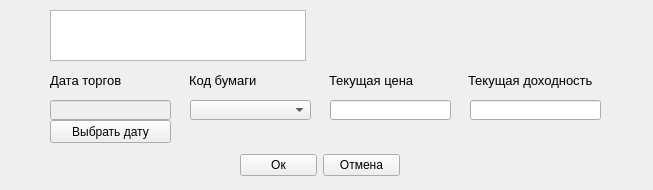
<?xml version="1.0" encoding="UTF-8"?>
<ui version="4.0">
 <class>AddDialog1</class>
 <widget class="QWidget" name="AddDialog1">
  <property name="geometry">
   <rect>
    <x>0</x>
    <y>0</y>
    <width>653</width>
    <height>190</height>
   </rect>
  </property>
  <property name="windowTitle">
   <string>Добавление записи в Activ</string>
  </property>
  <property name="windowIcon">
   <iconset>
    <normaloff>image/dollar.png</normaloff>image/dollar.png</iconset>
  </property>
  <widget class="QWidget" name="horizontalLayoutWidget_3">
   <property name="geometry">
    <rect>
     <x>240</x>
     <y>150</y>
     <width>160</width>
     <height>31</height>
    </rect>
   </property>
   <layout class="QHBoxLayout" name="horizontalLayout_2">
    <item>
     <widget class="QPushButton" name="button_ok">
      <property name="text">
       <string>Ок</string>
      </property>
     </widget>
    </item>
    <item>
     <widget class="QPushButton" name="button_cancel">
      <property name="text">
       <string>Отмена</string>
      </property>
     </widget>
    </item>
   </layout>
  </widget>
  <widget class="QWidget" name="horizontalLayoutWidget">
   <property name="geometry">
    <rect>
     <x>50</x>
     <y>60</y>
     <width>551</width>
     <height>41</height>
    </rect>
   </property>
   <layout class="QHBoxLayout" name="horizontalLayout">
    <item>
     <widget class="QLabel" name="label_torg_date">
      <property name="font">
       <font>
        <pointsize>10</pointsize>
       </font>
      </property>
      <property name="text">
       <string>Дата торгов</string>
      </property>
     </widget>
    </item>
    <item>
     <widget class="QLabel" name="label_regnum">
      <property name="font">
       <font>
        <pointsize>10</pointsize>
       </font>
      </property>
      <property name="text">
       <string>Код бумаги</string>
      </property>
     </widget>
    </item>
    <item>
     <widget class="QLabel" name="label_price">
      <property name="font">
       <font>
        <pointsize>10</pointsize>
       </font>
      </property>
      <property name="text">
       <string>Текущая цена</string>
      </property>
     </widget>
    </item>
    <item>
     <widget class="QLabel" name="label_gain_end">
      <property name="font">
       <font>
        <pointsize>10</pointsize>
       </font>
      </property>
      <property name="text">
       <string>Текущая доходность</string>
      </property>
     </widget>
    </item>
   </layout>
  </widget>
  <widget class="QLineEdit" name="line_price">
   <property name="geometry">
    <rect>
     <x>330</x>
     <y>100</y>
     <width>121</width>
     <height>20</height>
    </rect>
   </property>
  </widget>
  <widget class="QLineEdit" name="line_gain_end">
   <property name="geometry">
    <rect>
     <x>470</x>
     <y>100</y>
     <width>131</width>
     <height>20</height>
    </rect>
   </property>
  </widget>
  <widget class="QComboBox" name="comboBox_regnum">
   <property name="geometry">
    <rect>
     <x>190</x>
     <y>100</y>
     <width>121</width>
     <height>20</height>
    </rect>
   </property>
  </widget>
  <widget class="QTextBrowser" name="textBrowser">
   <property name="geometry">
    <rect>
     <x>50</x>
     <y>10</y>
     <width>256</width>
     <height>51</height>
    </rect>
   </property>
  </widget>
  <widget class="QPushButton" name="date_button">
   <property name="geometry">
    <rect>
     <x>50</x>
     <y>120</y>
     <width>121</width>
     <height>23</height>
    </rect>
   </property>
   <property name="text">
    <string>Выбрать дату</string>
   </property>
  </widget>
  <widget class="QLineEdit" name="line_date">
   <property name="enabled">
    <bool>false</bool>
   </property>
   <property name="geometry">
    <rect>
     <x>50</x>
     <y>100</y>
     <width>121</width>
     <height>20</height>
    </rect>
   </property>
  </widget>
 </widget>
 <resources/>
 <connections/>
</ui>
